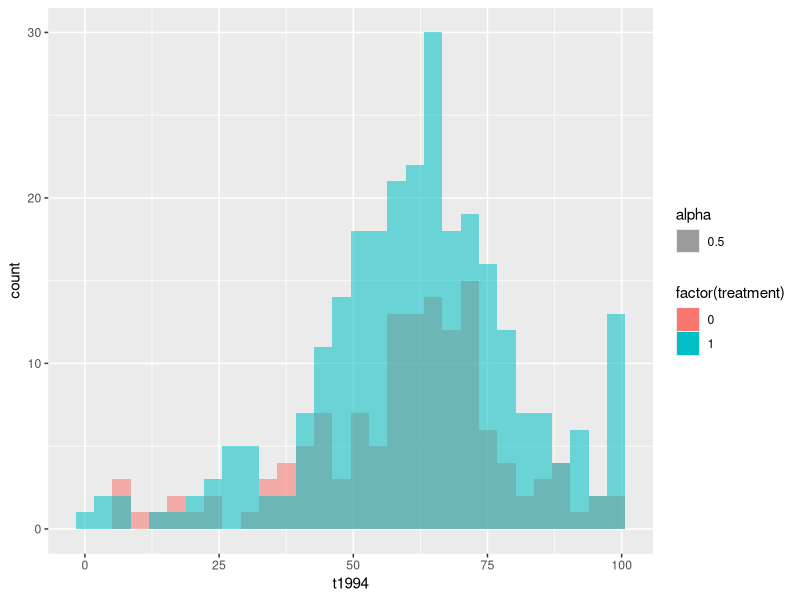
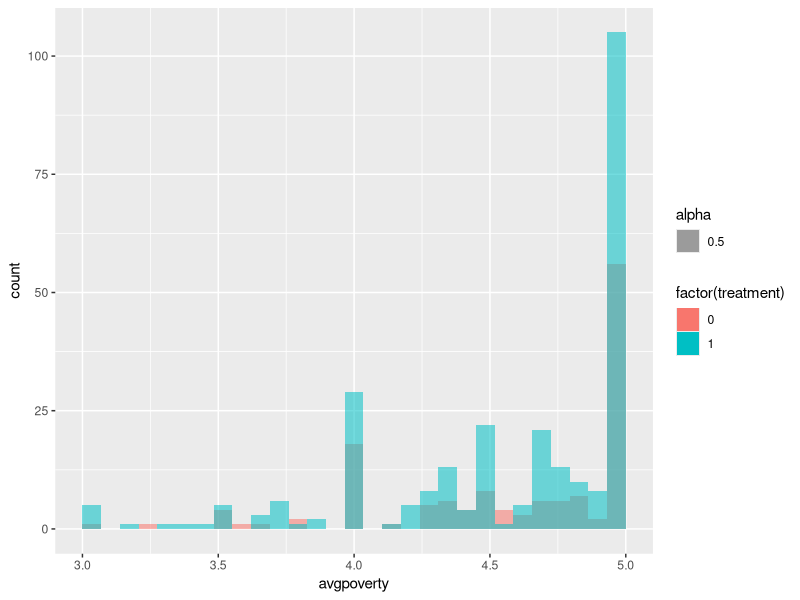
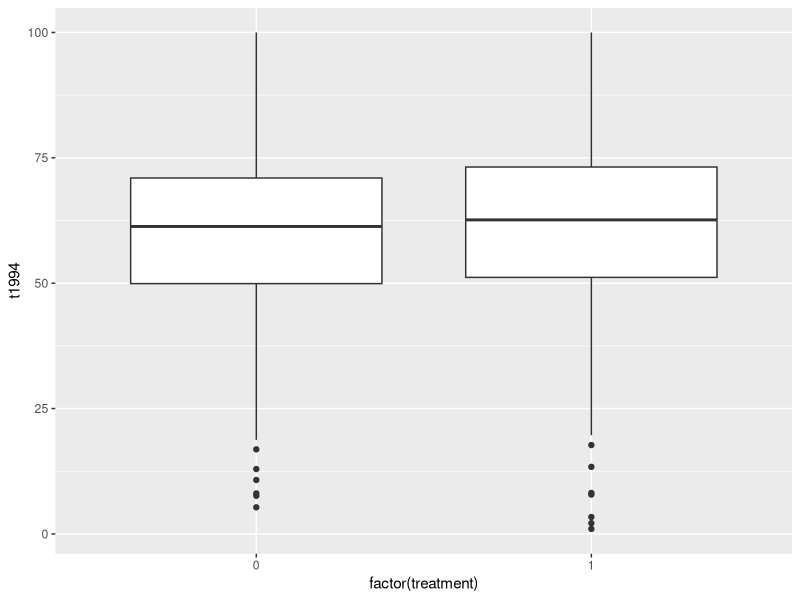
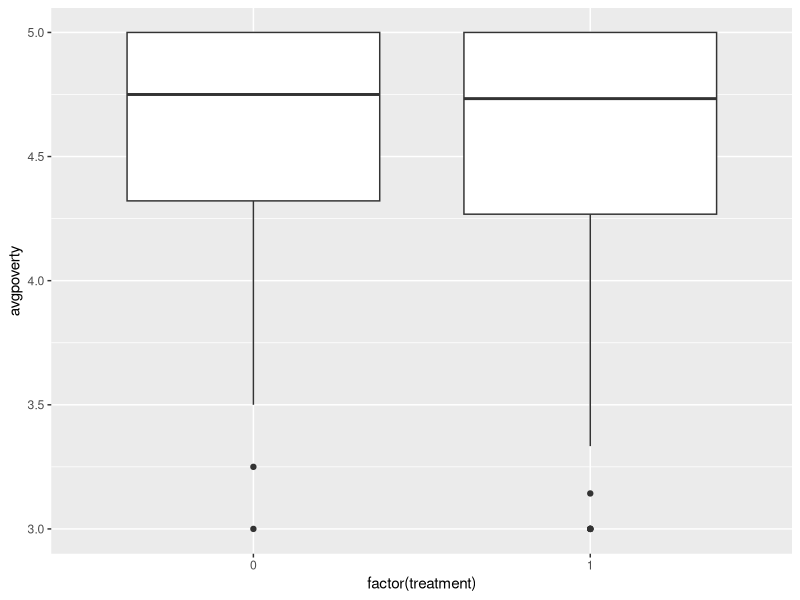
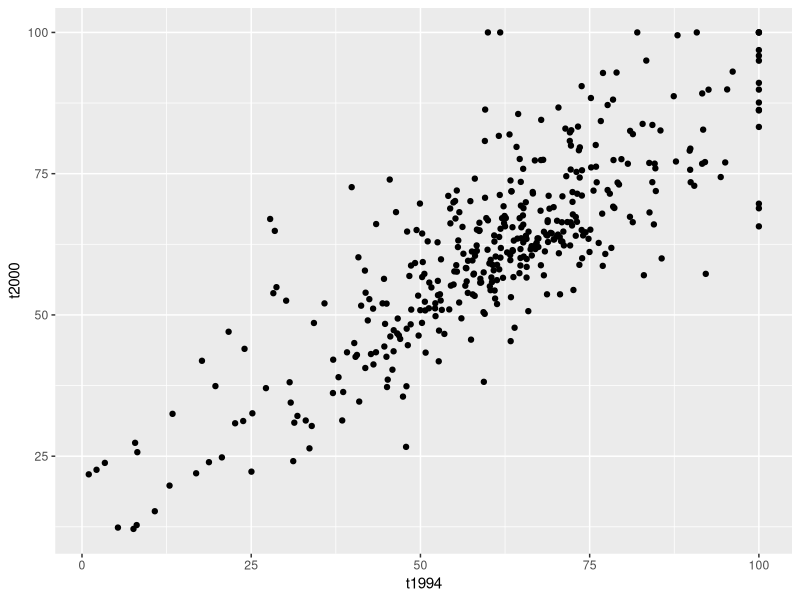
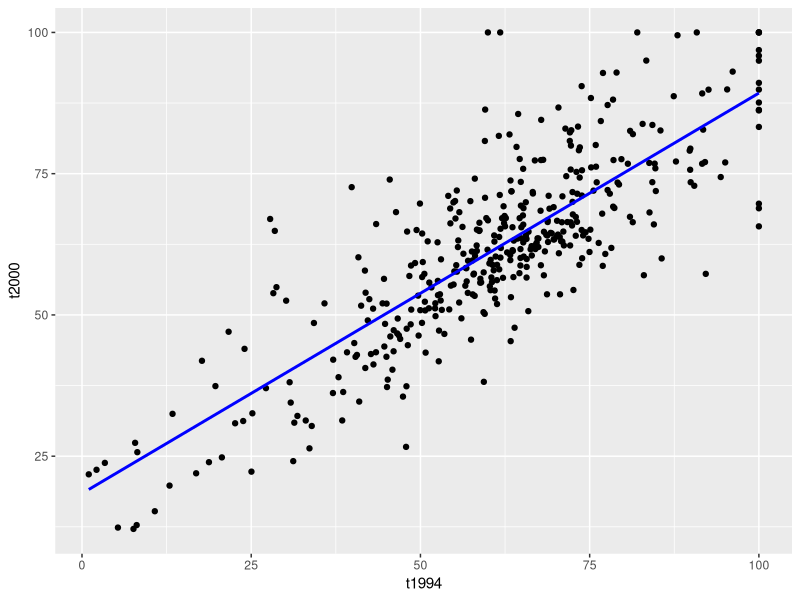
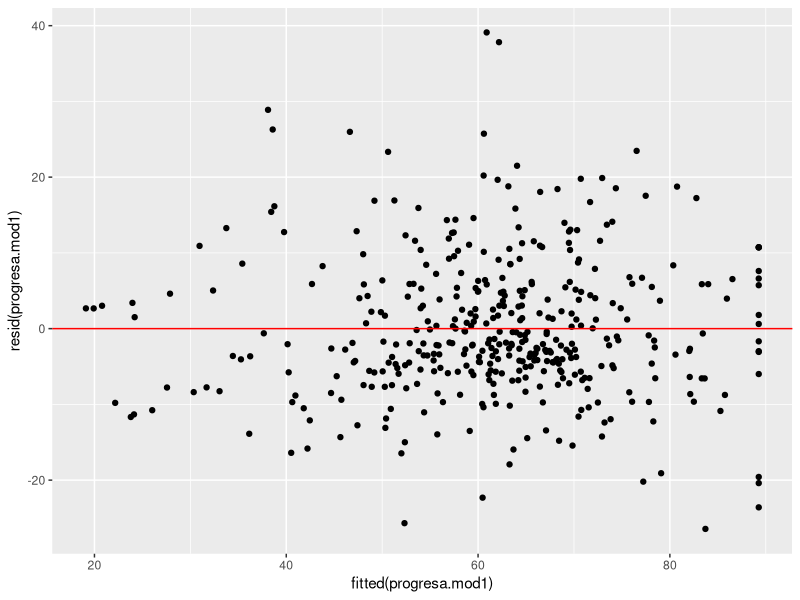
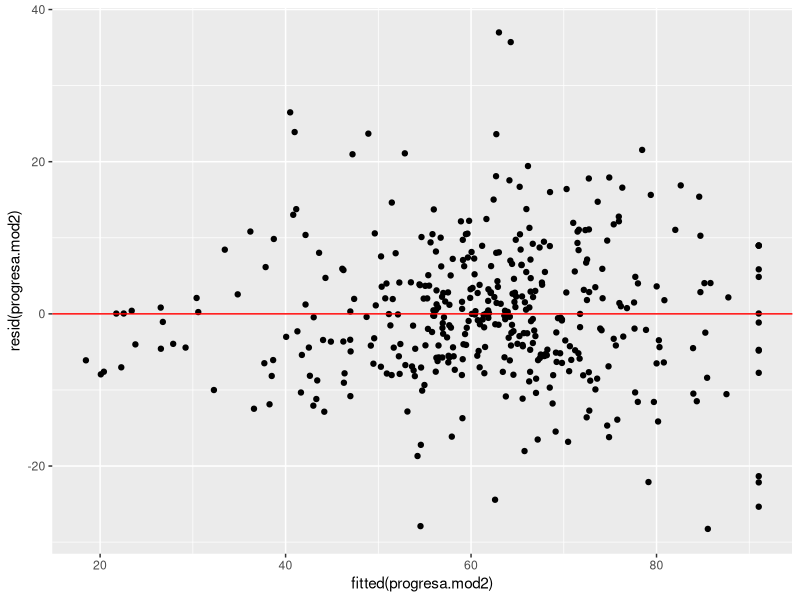

The R script that drew these images, in order:
## ---- chunk 1
library(tidyverse)
progresa <- read.csv("data/progresa.csv")
summarize_all(progresa, ~sum(is.na(.)))
## ---- chunk 2
means.t200 <- tapply(progresa$t2000, progresa$treatment, mean)
means.pri <- tapply(progresa$pri2000s, progresa$treatment, mean)
means.t200
means.pri
# treatment effect on voter turnout in 2000
means.t200[2] - means.t200[1]

# treatment effect on support for incumbent party in 2000

means.pri[2] - means.pri[1]
## ---- chunk 3
# to check whether baseline covariates turnout 1994 and avg poverty 
#are balanced across the treatment arms
means.t94 <- tapply(progresa$t1994, progresa$treatment, mean)
means.t94[2] - means.t94[1]

means.avgp <- tapply(progresa$avgpoverty, progresa$treatment, mean)
means.avgp[2] - means.avgp[1]
# summary stats for treatment and control groups
tapply(progresa$t1994, progresa$treatment, summary)
tapply(progresa$avgpoverty, progresa$treatment, summary)

#overlaid histograms for the two covariates

progresa %>%
  ggplot(aes(x = t1994, fill = factor(treatment), alpha = 0.5)) +
  geom_histogram(position = 'identity')
progresa %>%
  ggplot(aes(x = avgpoverty, fill = factor(treatment), alpha = 0.5)) +
  geom_histogram(position = 'identity')

# side by side boxplots for the two covariates
progresa %>%
 ggplot(aes(y = t1994, x = factor(treatment))) + 
  geom_boxplot()

progresa %>%
 ggplot(aes(y = avgpoverty, x = factor(treatment))) + 
  geom_boxplot()

## ---- chunk 4
#scatter plot
progresa %>%
  ggplot(aes(x = t1994, y = t2000)) +
  geom_point()
#adding an estimated linear regression line to scatter plot
progresa %>%
  ggplot(aes(x = t1994, y = t2000)) +
  geom_point() +
  geom_smooth(method = "lm", se = FALSE, color = "blue")
#linear regression
progresa.mod1 <- lm(t2000 ~ t1994 , data = progresa)
summary(progresa.mod1)
#residual polot and adding horizontal zero line. 
progresa %>%
  ggplot(aes(x = fitted(progresa.mod1), y = resid(progresa.mod1))) +
  geom_point() +
  geom_hline(yintercept = 0, color = "red")
## ---- chunk 5
progresa.mod2 <- lm(data = progresa, t2000 ~ treatment + t1994)
summary(progresa.mod2)
progresa %>%
  ggplot(aes(x = fitted(progresa.mod2), y = resid(progresa.mod2))) +
  geom_point() +
  geom_hline(yintercept = 0, color = "red")
## ---- chunk 6
progresa.mod2$coef

#since late CCT program precincts are coded as 0, the regression 
#model intercept is the y-intercept for the late CCT line
int_late = progresa.mod2$coef['(Intercept)']

#since early CCT program precincts are coded as 1, the intercept for the early 
# CCT precincts line is the regression intercept PLUS the coefficient on the 
# dichotomous variable
int_early = progresa.mod2$coef['(Intercept)'] + progresa.mod2$coef['treatment']
  
#since there is no interaction effect, both lines have the same slope
slope = progresa.mod2$coef['t1994']  ##coefficient on the continuous variable

progresa %>%
  ggplot(aes(y = t2000, x = t1994, color = factor(treatment))) + 
  geom_point() +
  geom_abline(aes(intercept = int_late, slope = slope, color = '0')) +  #regression line for late CCT precincts
  geom_abline(aes(intercept = int_early, slope = slope, color = '1'))  #regression line for early CCT precincts
## ---- chunk 7
progresa.mod3 <- lm(data = progresa, t2000 ~ treatment + t1994 + t1994*treatment)
summary(progresa.mod3)

progresa %>%
  ggplot(aes(x = fitted(progresa.mod3), y = resid(progresa.mod3))) +
  geom_point() +
  geom_hline(yintercept = 0, color = "red")
## ---- chunk 8
progresa.mod3$coef

#since late CCT program precincts are coded as 0, 
#the regression model intercept is the y-intercept for the late CCT line
int_late1 = progresa.mod3$coef['(Intercept)']
#the slope for the late CCT program line is just the regression model #coefficient on the continuous variable
slope_late = progresa.mod3$coef['t1994']

#since early CCT program precincts are coded as 1, the intercept for the early 
# CCT precincts line is the regression intercept PLUS the coefficient on the 
# dichotomous variable
int_early1 = progresa.mod3$coef['(Intercept)'] + progresa.mod3$coef['treatment']

#the slope for the early CCT program precincts line is the coefficient on the #continuous variable of t1994 PLUS the coefficient on the interaction term
slope_interact = progresa.mod3$coef['t1994'] + progresa.mod3$coef['treatment:t1994']
  
progresa %>%
  ggplot(aes(y = t2000, x = t1994, color = factor(treatment))) + 
  geom_point() +
  geom_abline(aes(intercept = int_late1, slope = slope_late, color = '0')) +  #regression line for late CCT precincts
  geom_abline(aes(intercept = int_early1, slope = slope_interact, color = '1')) #regression line for early CCT precincts
